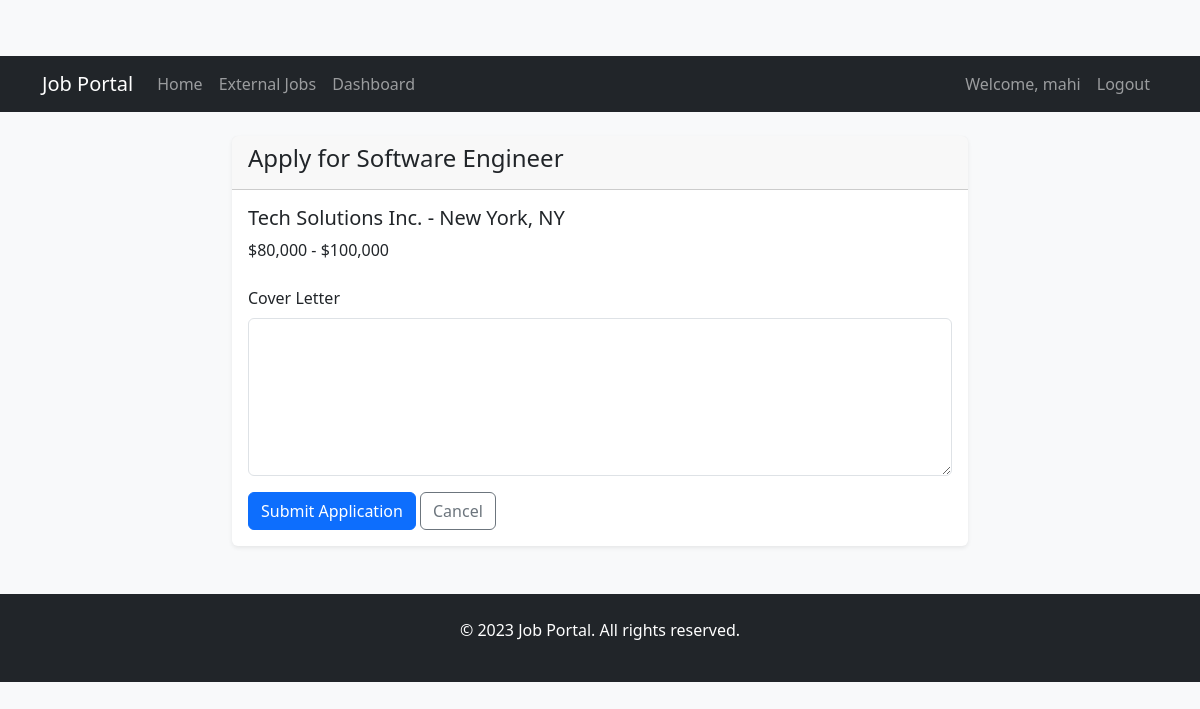
The app's page /apply/1 (signed in) with its own data.
### app.py (models this page shows, shortened)
class User(db.Model):
    id = db.Column(db.Integer, primary_key=True)
    username = db.Column(db.String(80), unique=True, nullable=False)
    email = db.Column(db.String(120), unique=True, nullable=False)
    password = db.Column(db.String(200), nullable=False)
    role = db.Column(db.String(20), nullable=False)
    company = db.Column(db.String(100), nullable=True)

class Job(db.Model):
    id = db.Column(db.Integer, primary_key=True)
    title = db.Column(db.String(200), nullable=False)
    description = db.Column(db.Text, nullable=False)
    salary = db.Column(db.String(50), nullable=False)
    location = db.Column(db.String(100), nullable=False)
    category = db.Column(db.String(100), nullable=False)
    company = db.Column(db.String(100), nullable=False)
    posted_by = db.Column(db.Integer, db.ForeignKey('user.id'), nullable=False)
    is_external = db.Column(db.Boolean, default=False)
    external_id = db.Column(db.String(100), nullable=True)
    external_url = db.Column(db.String(200), nullable=True)
    posted_date = db.Column(db.DateTime, server_default=db.func.now())

### app.py (the view, shortened to what this page needs)
@app.route('/apply/<int:job_id>', methods=['GET', 'POST'])
@login_required
@job_seeker_required
def apply_job(job_id):
    job = Job.query.get_or_404(job_id)
    return render_template('job_seeker/apply_job.html', job=job)

### app.py (called while the page is built)
def login_required(f):
    @wraps(f)
    def decorated_function(*args, **kwargs):
        if 'user_id' not in session:
            flash('Please log in to access this page.', 'danger')
            return redirect(url_for('login'))
        return f(*args, **kwargs)
    return decorated_function

def job_seeker_required(f):
    @wraps(f)
    def decorated_function(*args, **kwargs):
        if 'user_id' not in session:
            flash('Please log in to access this page.', 'danger')
            return redirect(url_for('login'))
        user = User.query.get(session['user_id'])
        if user.role != 'job_seeker':
            flash('You do not have permission to access this page.', 'danger')
            return redirect(url_for('index'))
        return f(*args, **kwargs)
    return decorated_function

### templates/job_seeker/apply_job.html (shortened to what this page needs)
{% extends "base.html" %}
{% block content %}
<div class="row justify-content-center">
    <div class="col-md-8">
        <div class="card">
            <div class="card-header">
                <h4>Apply for {{ job.title }}</h4>
            </div>
            <div class="card-body">
                <div class="mb-4">
                    <h5>{{ job.company }} - {{ job.location }}</h5>
                    <p>{{ job.salary }}</p>
                </div>
                <form method="POST">
                    <div class="mb-3">
                        <label for="cover_letter" class="form-label">Cover Letter</label>
                        <textarea class="form-control" id="cover_letter" name="cover_letter" rows="6" required></textarea>
                    </div>
                    <button type="submit" class="btn btn-primary">Submit Application</button>
                    <a href="{{ url_for('job_details', job_id=job.id) }}" class="btn btn-outline-secondary">Cancel</a>
                </form>
            </div>
        </div>
    </div>
</div>
{% endblock %}

### templates/base.html (shortened to what this page needs)
<!DOCTYPE html>
<html lang="en">
<head>
    <link href="https://cdn.jsdelivr.net/npm/bootstrap@5.3.0/dist/css/bootstrap.min.css" rel="stylesheet">
    <link rel="stylesheet" href="{{ url_for('static', filename='css/style.css') }}">
</head>
<body>
    <nav class="navbar navbar-expand-lg navbar-dark bg-dark">
        <div class="container">
            <a class="navbar-brand" href="{{ url_for('index') }}">Job Portal</a>
            <div class="collapse navbar-collapse" id="navbarNav">
                <ul class="navbar-nav me-auto">
                    <li class="nav-item">
                        <a class="nav-link" href="{{ url_for('index') }}">Home</a>
                    </li>
                    <li class="nav-item">
                        <a class="nav-link" href="{{ url_for('external_jobs') }}">External Jobs</a>
                    </li>
                    {% if 'user_id' in session %}
                        {% if session['role'] == 'job_seeker' %}
                            <li class="nav-item">
                                <a class="nav-link" href="{{ url_for('job_seeker_dashboard') }}">Dashboard</a>
                            </li>
                        {% elif session['role'] == 'employer' %}
                            <li class="nav-item">
                                <a class="nav-link" href="{{ url_for('employer_dashboard') }}">Dashboard</a>
                            </li>
                        {% elif session['role'] == 'admin' %}
                            <li class="nav-item">
                                <a class="nav-link" href="{{ url_for('admin_dashboard') }}">Dashboard</a>
                            </li>
                        {% endif %}
                    {% endif %}
                </ul>
                <ul class="navbar-nav">
                    {% if 'user_id' in session %}
                        <li class="nav-item">
                            <span class="nav-link">Welcome, {{ session['username'] }}</span>
                        </li>
                        <li class="nav-item">
                            <a class="nav-link" href="{{ url_for('logout') }}">Logout</a>
                        </li>
                    {% endif %}
                </ul>
            </div>
        </div>
    </nav>
    <div class="container mt-4">
        {% block content %}{% endblock %}
    </div>
    <footer class="bg-dark text-white mt-5 py-4">
        <div class="container text-center">
            <p>&copy; 2023 Job Portal. All rights reserved.</p>
        </div>
    </footer>
</body>
</html>

### static/css/style.css (style rules this page uses)
body { padding-top: 56px; background-color: #f8f9fa; }
.card { transition: transform 0.2s; border: none; box-shadow: 0 0.125rem 0.25rem rgba(0, 0, 0, 0.075); }
footer { margin-top: 3rem; }

### records on screen
User: username "mahi"
Job: title "Software Engineer", company "Tech Solutions Inc.", location "New York, NY", salary "$80,000 - $100,000"
